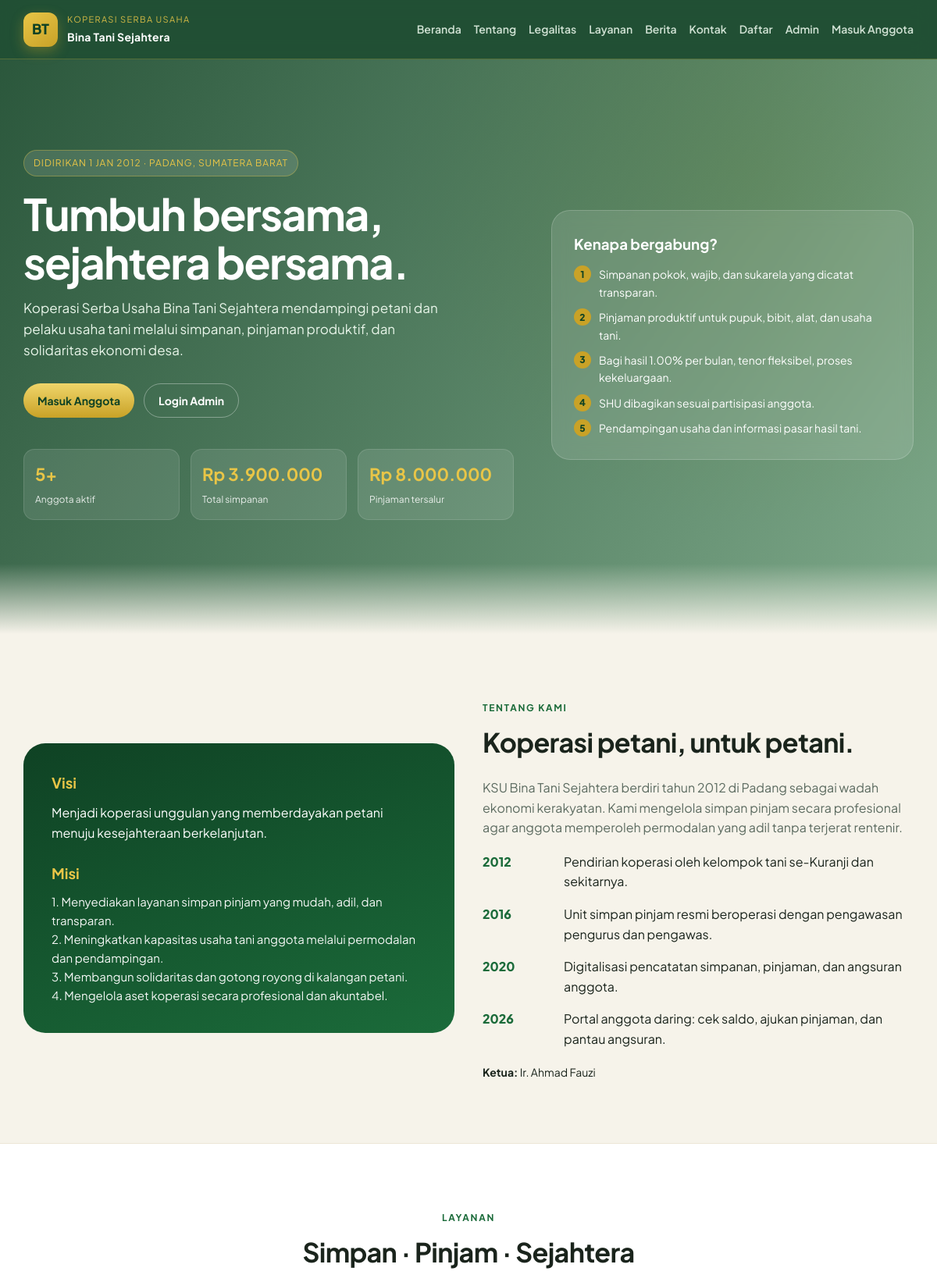
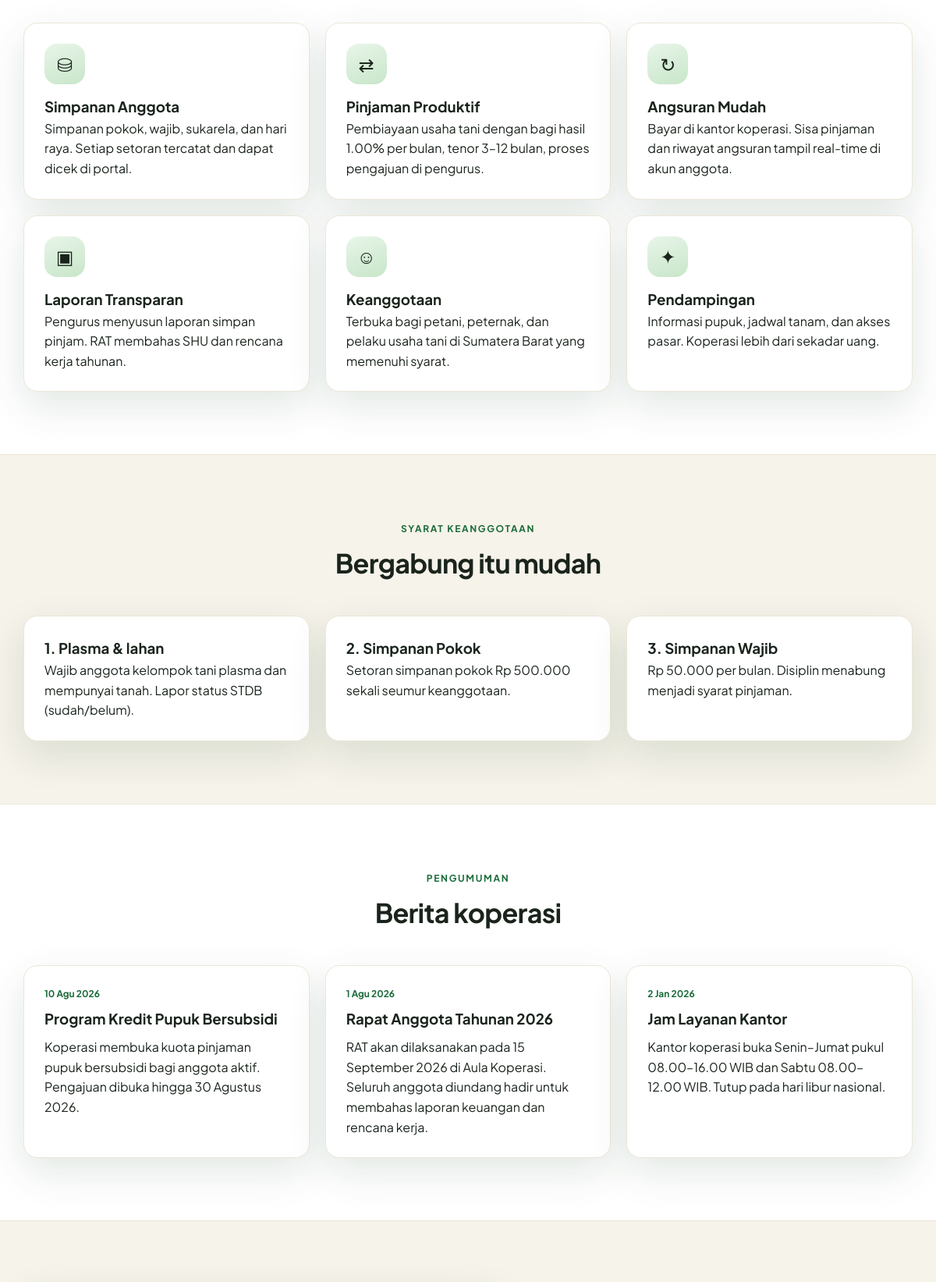
The page / (upper part) on the database its author committed (2 pictures, top to bottom).
### tables this page shows
CREATE TABLE IF NOT EXISTS pengaturan (
  id INT PRIMARY KEY DEFAULT 1,
  nama_koperasi VARCHAR(150) DEFAULT 'Koperasi Serba Usaha Bina Tani Sejahtera',
  alamat TEXT,
  telepon VARCHAR(30),
  email VARCHAR(80),
  tahun_berdiri YEAR,
  tanggal_berdiri DATE NULL,
  ketua VARCHAR(100),
  visi TEXT,
  misi TEXT,
  bagi_hasil_persen DECIMAL(5,2) NOT NULL DEFAULT 1.00,
  simpanan_pokok DECIMAL(15,2) NOT NULL DEFAULT 500000,
  simpanan_wajib DECIMAL(15,2) NOT NULL DEFAULT 50000
);

CREATE TABLE IF NOT EXISTS pengumuman (
  id INT AUTO_INCREMENT PRIMARY KEY,
  judul VARCHAR(200) NOT NULL,
  isi TEXT NOT NULL,
  tanggal DATE NOT NULL,
  publik TINYINT(1) DEFAULT 1,
  created_at TIMESTAMP DEFAULT CURRENT_TIMESTAMP
);

### config.php (called while the page is built, shortened)
<?php
function db(): PDO {
    static $pdo = null;
    if ($pdo !== null) {
        return $pdo;
    }
    $attempts = [
        [DB_USER, DB_PASS],
        ['root', ''],
        ['root', 'root'],
        ['koperasi', 'koperasi123'],
    ];
    $last = null;
    foreach ($attempts as [$user, $pass]) {
        try {
            $pdo = new PDO(
                'mysql:host=' . DB_HOST . ';dbname=' . DB_NAME . ';charset=utf8mb4',
                $user,
                $pass,
                [
                    PDO::ATTR_ERRMODE => PDO::ERRMODE_EXCEPTION,
                    PDO::ATTR_DEFAULT_FETCH_MODE => PDO::FETCH_ASSOC,
                ]
            );
            return $pdo;
        } catch (Throwable $e) {
            $last = $e;
        }
    }
    throw $last ?? new RuntimeException('Gagal konek database');
}
function setting(): array {
    static $s = null;
    if ($s === null) {
        $s = db()->query('SELECT * FROM pengaturan WHERE id = 1')->fetch() ?: [];
    }
    return $s;
}
function rupiah($n): string {
    return 'Rp ' . number_format((float)$n, 0, ',', '.');
}
function e($s): string {
    return htmlspecialchars((string)$s, ENT_QUOTES, 'UTF-8');
}
function tgl($d): string {
    $bulan = [1=>'Jan','Feb','Mar','Apr','Mei','Jun','Jul','Agu','Sep','Okt','Nov','Des'];
    $ts = strtotime($d);
    return date('j', $ts) . ' ' . $bulan[(int)date('n', $ts)] . ' ' . date('Y', $ts);
}

### index.php (the view, shortened to what this page needs)
<?php
require __DIR__ . '/config.php';
$s = setting();
$pdo = db();
$nAnggota = (int)$pdo->query("SELECT COUNT(*) FROM anggota WHERE status='aktif'")->fetchColumn();
$nSimpan = (float)$pdo->query("SELECT COALESCE(SUM(jumlah),0) FROM simpanan")->fetchColumn();
$nPinjam = (float)$pdo->query("SELECT COALESCE(SUM(jumlah),0) FROM pinjaman WHERE status IN ('berjalan','disetujui','lunas')")->fetchColumn();
$berita = $pdo->query("SELECT * FROM pengumuman WHERE publik=1 ORDER BY tanggal DESC LIMIT 3")->fetchAll();
include __DIR__ . '/includes/public_header.php';
?>
<header class="hero" id="beranda">
  <div class="container hero-grid">
    <div>
      <div class="kicker">Didirikan <?= !empty($s['tanggal_berdiri']) ? tgl($s['tanggal_berdiri']) : e($s['tahun_berdiri']) ?> · Padang, Sumatera Barat</div>
      <h1>Tumbuh bersama,<br>sejahtera bersama.</h1>
      <p class="lead">Koperasi Serba Usaha Bina Tani Sejahtera mendampingi petani dan pelaku usaha tani melalui simpanan, pinjaman produktif, dan solidaritas ekonomi desa.</p>
      <div class="hero-actions">
        <a class="btn btn-gold" href="login-anggota.php">Masuk Anggota</a>
        <a class="btn btn-outline" href="login-admin.php">Login Admin</a>
      </div>
      <div class="hero-stats">
        <div class="stat"><b><?= $nAnggota ?>+</b><span>Anggota aktif</span></div>
        <div class="stat"><b><?= rupiah($nSimpan) ?></b><span>Total simpanan</span></div>
        <div class="stat"><b><?= rupiah($nPinjam) ?></b><span>Pinjaman tersalur</span></div>
      </div>
    </div>
    <div class="hero-card">
      <h3>Kenapa bergabung?</h3>
      <ul class="list-check">
        <li><span class="dot">1</span> Simpanan pokok, wajib, dan sukarela yang dicatat transparan.</li>
        <li><span class="dot">2</span> Pinjaman produktif untuk pupuk, bibit, alat, dan usaha tani.</li>
        <li><span class="dot">3</span> Bagi hasil <?= e($s['bagi_hasil_persen'] ?? 1) ?>% per bulan, tenor fleksibel, proses kekeluargaan.</li>
        <li><span class="dot">4</span> SHU dibagikan sesuai partisipasi anggota.</li>
        <li><span class="dot">5</span> Pendampingan usaha dan informasi pasar hasil tani.</li>
      </ul>
    </div>
  </div>
</header>
<section id="tentang">
  <div class="container about-grid">
    <div class="about-panel">
      <h3>Visi</h3>
      <p><?= e($s['visi']) ?></p>
      <h3 style="margin-top:24px;">Misi</h3>
      <p class="misi"><?= e($s['misi']) ?></p>
    </div>
    <div>
      <div class="sec-title" style="text-align:left;margin-bottom:18px;">
        <span>Tentang Kami</span>
        <h2>Koperasi petani, untuk petani.</h2>
      </div>
      <p style="color:var(--muted);margin-bottom:18px;">
        KSU Bina Tani Sejahtera berdiri tahun <?= e($s['tahun_berdiri']) ?> di Padang sebagai wadah ekonomi kerakyatan.
        Kami mengelola simpan pinjam secara profesional agar anggota memperoleh permodalan yang adil tanpa terjerat rentenir.
      </p>
      <div class="timeline">
        <div class="tl"><div class="year">2012</div><div>Pendirian koperasi oleh kelompok tani se-Kuranji dan sekitarnya.</div></div>
        <div class="tl"><div class="year">2016</div><div>Unit simpan pinjam resmi beroperasi dengan pengawasan pengurus dan pengawas.</div></div>
        <div class="tl"><div class="year">2020</div><div>Digitalisasi pencatatan simpanan, pinjaman, dan angsuran anggota.</div></div>
        <div class="tl"><div class="year">2026</div><div>Portal anggota daring: cek saldo, ajukan pinjaman, dan pantau angsuran.</div></div>
      </div>
      <p style="margin-top:18px;font-size:14px;"><strong>Ketua:</strong> <?= e($s['ketua']) ?></p>
    </div>
  </div>
</section>
<section id="layanan" style="background:#fff;border-block:1px solid #ece6d6;">
  <div class="container">
    <div class="sec-title">
      <span>Layanan</span>
      <h2>Simpan · Pinjam · Sejahtera</h2>
    </div>
    <div class="cards">
      <div class="card">
        <div class="icon">⛁</div>
        <h3>Simpanan Anggota</h3>
        <p>Simpanan pokok, wajib, sukarela, dan hari raya. Setiap setoran tercatat dan dapat dicek di portal.</p>
      </div>
      <div class="card">
        <div class="icon">⇄</div>
        <h3>Pinjaman Produktif</h3>
        <p>Pembiayaan usaha tani dengan bagi hasil <?= e($s['bagi_hasil_persen'] ?? 1) ?>% per bulan, tenor 3–12 bulan, proses pengajuan di pengurus.</p>
      </div>
      <div class="card">
        <div class="icon">↻</div>
        <h3>Angsuran Mudah</h3>
        <p>Bayar di kantor koperasi. Sisa pinjaman dan riwayat angsuran tampil real-time di akun anggota.</p>
      </div>
      <div class="card">
        <div class="icon">▣</div>
        <h3>Laporan Transparan</h3>
        <p>Pengurus menyusun laporan simpan pinjam. RAT membahas SHU dan rencana kerja tahunan.</p>
      </div>
      <div class="card">
        <div class="icon">☺</div>
        <h3>Keanggotaan</h3>
        <p>Terbuka bagi petani, peternak, dan pelaku usaha tani di Sumatera Barat yang memenuhi syarat.</p>
      </div>
      <div class="card">
        <div class="icon">✦</div>
        <h3>Pendampingan</h3>
        <p>Informasi pupuk, jadwal tanam, dan akses pasar. Koperasi lebih dari sekadar uang.</p>
      </div>
    </div>
  </div>
</section>
<section>
  <div class="container">
    <div class="sec-title">
      <span>Syarat Keanggotaan</span>
      <h2>Bergabung itu mudah</h2>
    </div>
    <div class="cards">
      <div class="card"><h3>1. Plasma &amp; lahan</h3><p>Wajib anggota kelompok tani plasma dan mempunyai tanah. Lapor status STDB (sudah/belum).</p></div>
      <div class="card"><h3>2. Simpanan Pokok</h3><p>Setoran simpanan pokok <?= rupiah($s['simpanan_pokok'] ?? 500000) ?> sekali seumur keanggotaan.</p></div>
      <div class="card"><h3>3. Simpanan Wajib</h3><p><?= rupiah($s['simpanan_wajib'] ?? 50000) ?> per bulan. Disiplin menabung menjadi syarat pinjaman.</p></div>
    </div>
  </div>
</section>
<section id="berita" style="background:#fff;border-block:1px solid #ece6d6;">
  <div class="container">
    <div class="sec-title">
      <span>Pengumuman</span>
      <h2>Berita koperasi</h2>
    </div>
    <div class="cards">
      <?php foreach ($berita as $b): ?>
      <div class="card">
        <div style="font-size:12px;color:var(--green);font-weight:700;"><?= tgl($b['tanggal']) ?></div>
        <h3 style="margin:8px 0;"><?= e($b['judul']) ?></h3>
        <p><?= e($b['isi']) ?></p>
      </div>
      <?php endforeach; ?>
    </div>
  </div>
</section>
<section id="kontak">
</section>
<?php include __DIR__ . '/includes/public_footer.php'; ?>

### assets/style.css (style rules this page uses)
:root { --green: #1b6b3a; --green-d: #0f4224; --green-l: #2d9a56; --leaf: #7cb342; --gold: #c9a227; --gold-l: #e8c547; --cream: #f6f3ea; --sand: #efe8d8; --ink: #1a241c; --muted: #5c6b60; --white: #fff; --card: #fff; --shadow: 0 18px 50px rgba(15, 66, 36, .12); --radius: 18px; --nav-h: 76px; }
* { box-sizing: border-box; margin: 0; padding: 0; }
html { scroll-behavior: smooth; }
body { font-family: "Plus Jakarta Sans", system-ui, sans-serif; color: var(--ink); background: var(--cream); line-height: 1.6; overflow-x: hidden; }
a { color: inherit; text-decoration: none; }
.container { width: min(1140px, calc(100% - 40px)); margin-inline: auto; }
.btn { display: inline-flex; align-items: center; justify-content: center; gap: 8px; padding: 10px 18px; border-radius: 999px; border: 0; cursor: pointer; font-weight: 700; font-size: 14px; font-family: inherit; }
.btn-gold { background: linear-gradient(180deg, #efd56a, #c9a227); color: var(--green-d); }
.btn-outline { background: transparent; color: #fff; border: 1px solid rgba(255,255,255,.35); }
.hero { position: relative; overflow: hidden; min-height: 92vh; background: linear-gradient(120deg, rgba(15,66,36,.88), rgba(27,107,58,.55)), radial-gradient(circle at 80% 20%, rgba(232,197,71,.25), transparent 40%); color: #fff; display: grid; place-items: center; }
.hero::after { content: ""; position: absolute; inset: auto 0 0 0; height: 90px; background: linear-gradient(transparent, var(--cream)); }
.hero-grid { display: grid; grid-template-columns: 1.15fr .85fr; gap: 48px; align-items: center; padding: 70px 0 100px; position: relative; z-index: 1; }
.kicker { display: inline-flex; align-items: center; gap: 8px; background: rgba(255,255,255,.12); border: 1px solid rgba(232,197,71,.35); padding: 6px 12px; border-radius: 999px; font-size: 12px; letter-spacing: .08em; text-transform: uppercase; color: var(--gold-l); }
.hero h1 { font-size: clamp(32px, 5vw, 56px); line-height: 1.12; margin: 16px 0 14px; letter-spacing: -.03em; }
.hero p.lead { font-size: 17px; color: #e8f5e9; max-width: 540px; }
.hero-actions { display: flex; gap: 12px; margin-top: 28px; flex-wrap: wrap; }
.hero-stats { display: grid; grid-template-columns: repeat(3, 1fr); gap: 14px; margin-top: 40px; }
.stat { background: rgba(255,255,255,.1); border: 1px solid rgba(255,255,255,.12); padding: 14px; border-radius: 14px; }
.stat b { display: block; font-size: 22px; color: var(--gold-l); }
.stat span { font-size: 12px; opacity: .85; }
.hero-card { background: rgba(255,255,255,.12); border: 1px solid rgba(255,255,255,.18); backdrop-filter: blur(10px); border-radius: 24px; padding: 28px; }
.hero-card h3 { margin-bottom: 12px; }
.list-check { list-style: none; display: grid; gap: 10px; }
.list-check li { display: flex; gap: 10px; align-items: flex-start; font-size: 14px; }
.dot { width: 22px; height: 22px; border-radius: 50%; flex: 0 0 22px; background: var(--gold); color: var(--green-d); display: grid; place-items: center; font-size: 12px; font-weight: 800; }
section { padding: 80px 0; }
.sec-title { text-align: center; margin-bottom: 40px; }
.sec-title span { color: var(--green); font-weight: 700; letter-spacing: .14em; text-transform: uppercase; font-size: 12px; }
.sec-title h2 { font-size: 34px; letter-spacing: -.02em; margin-top: 6px; }
.cards { display: grid; grid-template-columns: repeat(3, 1fr); gap: 20px; min-width: 0; }
.card { background: var(--card); border-radius: var(--radius); padding: 26px; box-shadow: var(--shadow); border: 1px solid #ece6d6; min-width: 0; overflow: hidden; }
.icon { width: 52px; height: 52px; border-radius: 16px; background: linear-gradient(160deg, #e8f5e9, #c8e6c9); display: grid; place-items: center; font-size: 24px; margin-bottom: 14px; }
.about-grid { display: grid; grid-template-columns: 1fr 1fr; gap: 36px; align-items: center; }
.about-panel { background: linear-gradient(160deg, var(--green-d), var(--green)); color: #fff; border-radius: 28px; padding: 36px; min-height: 340px; }
.about-panel h3 { color: var(--gold-l); margin-bottom: 10px; }
.misi { white-space: pre-line; font-size: 15px; opacity: .95; }
.timeline { display: grid; gap: 16px; }
.tl { display: grid; grid-template-columns: 90px 1fr; gap: 14px; }
.year { font-weight: 800; color: var(--green); }

### rows shown on the page
pengaturan: tanggal_berdiri "1 JAN 2012", bagi_hasil_persen "1.00", visi "Menjadi koperasi unggulan yang memberdayakan petani menuju kesejahteraan berkelanjutan.", misi "1. Menyediakan layanan simpan pinjam yang mudah, adil, dan transparan. 2. Meningkatkan kapasitas usaha tani anggota melalui permodalan dan pendampingan. 3. Membangun solidaritas dan gotong royong di kalangan petani. 4. Mengelola aset koperasi secara profesional dan akuntabel.", tahun_berdiri "2012", ketua "Ir. Ahmad Fauzi", simpanan_pokok "Rp 500.000", simpanan_wajib "Rp 50.000"
pengumuman: tanggal "10 Agu 2026", judul "Program Kredit Pupuk Bersubsidi", isi "Koperasi membuka kuota pinjaman pupuk bersubsidi bagi anggota aktif. Pengajuan dibuka hingga 30 Agustus 2026."
pengumuman: tanggal "1 Agu 2026", judul "Rapat Anggota Tahunan 2026", isi "RAT akan dilaksanakan pada 15 September 2026 di Aula Koperasi. Seluruh anggota diundang hadir untuk membahas laporan keuangan dan rencana kerja."
pengumuman: tanggal "2 Jan 2026", judul "Jam Layanan Kantor", isi "Kantor koperasi buka Senin–Jumat pukul 08.00–16.00 WIB dan Sabtu 08.00–12.00 WIB. Tutup pada hari libur nasional."

### other values the page prints
$nAnggota "5"
rupiah($nSimpan) "Rp 3.900.000"
rupiah($nPinjam) "Rp 8.000.000"
